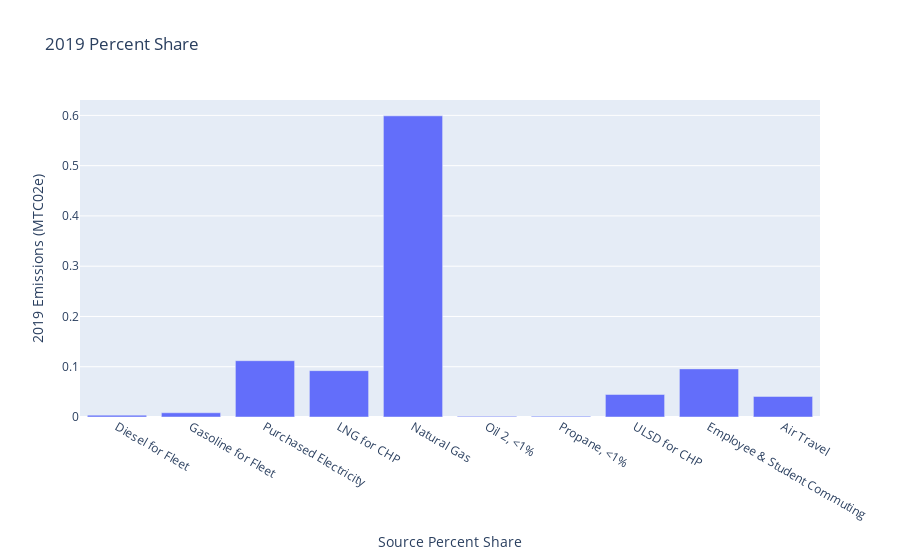

The notebook cell this image was saved under:
### Code cell
perc_share19 = UMA19['Percentage']

perc_share19_graph = go.Figure()
perc_share19_graph.add_trace(go.Bar(x= UMA19['Source'],y=perc_share19))
perc_share19_graph.update_layout(title='2019 Percent Share', xaxis_title = 
                                 'Source Percent Share', yaxis_title ='2019 Emissions (MTC02e)')

### Figure 1 — Plotly figure (JSON) as saved in the notebook; plotly's stock layout.template omitted (floating-point values rounded to 4 significant figures)
{"data": [{"type": "bar", "x": ["Diesel for Fleet", "Gasoline for Fleet", "Purchased Electricity", "LNG for CHP", "Natural Gas", "Oil 2, <1%", "Propane, <1%", "ULSD for CHP", "Employee & Student Commuting", "Air Travel"], "y": [0.0037, 0.0084, 0.112, 0.0922, 0.5991, 0.0014, 0.0017, 0.0448, 0.0957, 0.0409]}], "layout": {"title": {"text": "2019 Percent Share"}, "xaxis": {"title": {"text": "Source Percent Share"}}, "yaxis": {"title": {"text": "2019 Emissions (MTC02e)"}}}}
